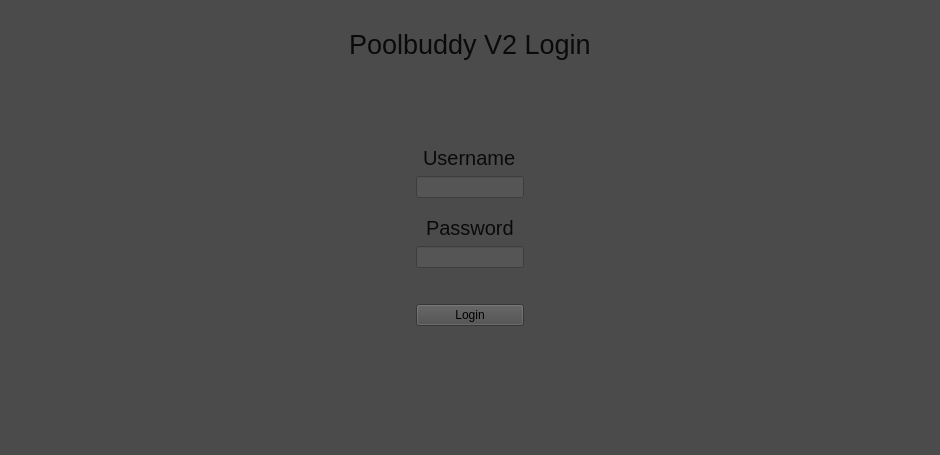
<?xml version="1.0" encoding="UTF-8"?>
<ui version="4.0">
 <class>MainWindow</class>
 <widget class="QMainWindow" name="MainWindow">
  <property name="geometry">
   <rect>
    <x>0</x>
    <y>0</y>
    <width>940</width>
    <height>455</height>
   </rect>
  </property>
  <property name="sizePolicy">
   <sizepolicy hsizetype="Expanding" vsizetype="Expanding">
    <horstretch>0</horstretch>
    <verstretch>0</verstretch>
   </sizepolicy>
  </property>
  <property name="minimumSize">
   <size>
    <width>0</width>
    <height>0</height>
   </size>
  </property>
  <property name="font">
   <font>
    <stylestrategy>PreferAntialias</stylestrategy>
   </font>
  </property>
  <property name="windowTitle">
   <string>Pool Buddy V2</string>
  </property>
  <property name="layoutDirection">
   <enum>Qt::LeftToRight</enum>
  </property>
  <property name="styleSheet">
   <string notr="true">background-color:rgb(75,75,75)</string>
  </property>
  <widget class="QWidget" name="centralwidget">
   <layout class="QGridLayout" name="gridLayout_2">
    <item row="1" column="3" alignment="Qt::AlignHCenter|Qt::AlignVCenter">
     <widget class="QLabel" name="titleLabel">
      <property name="sizePolicy">
       <sizepolicy hsizetype="Fixed" vsizetype="Fixed">
        <horstretch>0</horstretch>
        <verstretch>0</verstretch>
       </sizepolicy>
      </property>
      <property name="font">
       <font>
        <pointsize>20</pointsize>
       </font>
      </property>
      <property name="styleSheet">
       <string notr="true">color:rgb(10,10,10);</string>
      </property>
      <property name="text">
       <string>Poolbuddy V2 Login</string>
      </property>
     </widget>
    </item>
    <item row="0" column="3">
     <spacer name="verticalSpacer_3">
      <property name="orientation">
       <enum>Qt::Vertical</enum>
      </property>
      <property name="sizeType">
       <enum>QSizePolicy::Fixed</enum>
      </property>
      <property name="sizeHint" stdset="0">
       <size>
        <width>20</width>
        <height>20</height>
       </size>
      </property>
     </spacer>
    </item>
    <item row="3" column="3">
     <layout class="QGridLayout" name="gridLayout">
      <item row="2" column="0">
       <widget class="QLineEdit" name="usernameTxtBox">
        <property name="sizePolicy">
         <sizepolicy hsizetype="Fixed" vsizetype="Fixed">
          <horstretch>0</horstretch>
          <verstretch>0</verstretch>
         </sizepolicy>
        </property>
        <property name="styleSheet">
         <string notr="true">background-color:rgb(85,85,85); color:white;</string>
        </property>
       </widget>
      </item>
      <item row="4" column="0" alignment="Qt::AlignHCenter|Qt::AlignVCenter">
       <widget class="QLabel" name="passwordLabel">
        <property name="sizePolicy">
         <sizepolicy hsizetype="Fixed" vsizetype="Fixed">
          <horstretch>0</horstretch>
          <verstretch>0</verstretch>
         </sizepolicy>
        </property>
        <property name="font">
         <font>
          <pointsize>15</pointsize>
         </font>
        </property>
        <property name="styleSheet">
         <string notr="true">color:rgb(10,10,10);</string>
        </property>
        <property name="text">
         <string>Password</string>
        </property>
       </widget>
      </item>
      <item row="3" column="0">
       <spacer name="verticalSpacer_4">
        <property name="orientation">
         <enum>Qt::Vertical</enum>
        </property>
        <property name="sizeType">
         <enum>QSizePolicy::Fixed</enum>
        </property>
        <property name="sizeHint" stdset="0">
         <size>
          <width>0</width>
          <height>12</height>
         </size>
        </property>
       </spacer>
      </item>
      <item row="5" column="0">
       <widget class="QLineEdit" name="passwordTxtBox">
        <property name="sizePolicy">
         <sizepolicy hsizetype="Fixed" vsizetype="Fixed">
          <horstretch>0</horstretch>
          <verstretch>0</verstretch>
         </sizepolicy>
        </property>
        <property name="styleSheet">
         <string notr="true">background-color:rgb(85,85,85); color:white;</string>
        </property>
       </widget>
      </item>
      <item row="1" column="0" alignment="Qt::AlignHCenter">
       <widget class="QLabel" name="usernameLabel">
        <property name="sizePolicy">
         <sizepolicy hsizetype="Fixed" vsizetype="Fixed">
          <horstretch>0</horstretch>
          <verstretch>0</verstretch>
         </sizepolicy>
        </property>
        <property name="font">
         <font>
          <pointsize>15</pointsize>
         </font>
        </property>
        <property name="styleSheet">
         <string notr="true">color:rgb(10,10,10);</string>
        </property>
        <property name="text">
         <string>Username</string>
        </property>
       </widget>
      </item>
      <item row="0" column="0">
       <spacer name="verticalSpacer">
        <property name="orientation">
         <enum>Qt::Vertical</enum>
        </property>
        <property name="sizeType">
         <enum>QSizePolicy::MinimumExpanding</enum>
        </property>
        <property name="sizeHint" stdset="0">
         <size>
          <width>20</width>
          <height>10</height>
         </size>
        </property>
       </spacer>
      </item>
      <item row="8" column="0">
       <spacer name="verticalSpacer_2">
        <property name="orientation">
         <enum>Qt::Vertical</enum>
        </property>
        <property name="sizeType">
         <enum>QSizePolicy::MinimumExpanding</enum>
        </property>
        <property name="sizeHint" stdset="0">
         <size>
          <width>0</width>
          <height>120</height>
         </size>
        </property>
       </spacer>
      </item>
      <item row="7" column="0">
       <widget class="QPushButton" name="loginBtn">
        <property name="text">
         <string>Login</string>
        </property>
       </widget>
      </item>
      <item row="6" column="0">
       <spacer name="verticalSpacer_5">
        <property name="orientation">
         <enum>Qt::Vertical</enum>
        </property>
        <property name="sizeType">
         <enum>QSizePolicy::Fixed</enum>
        </property>
        <property name="sizeHint" stdset="0">
         <size>
          <width>20</width>
          <height>30</height>
         </size>
        </property>
       </spacer>
      </item>
     </layout>
    </item>
   </layout>
  </widget>
 </widget>
 <resources/>
 <connections/>
 <designerdata>
  <property name="gridDeltaX">
   <number>10</number>
  </property>
  <property name="gridDeltaY">
   <number>10</number>
  </property>
  <property name="gridSnapX">
   <bool>true</bool>
  </property>
  <property name="gridSnapY">
   <bool>true</bool>
  </property>
  <property name="gridVisible">
   <bool>false</bool>
  </property>
 </designerdata>
</ui>
